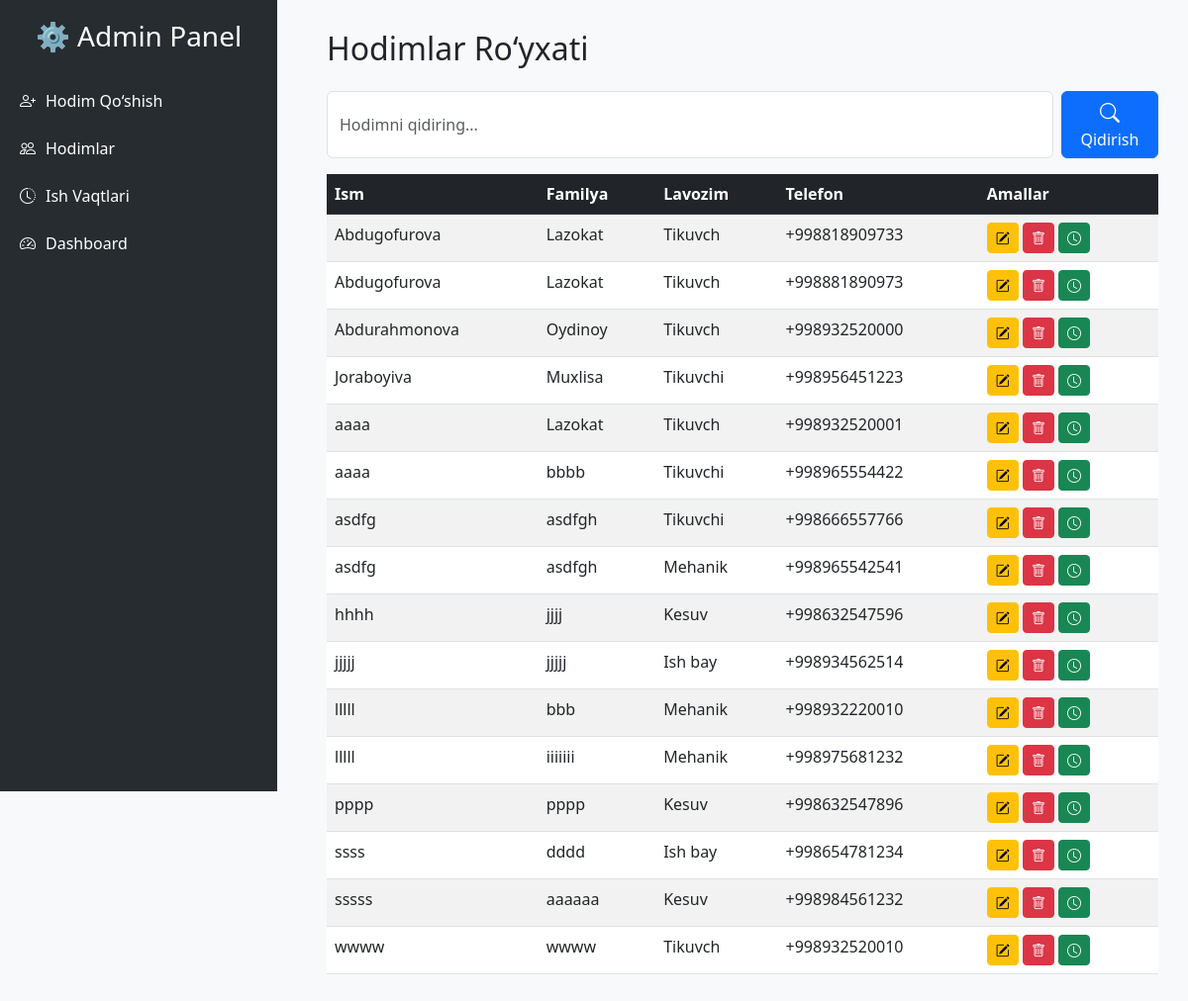
/hodim_list/, run on an earlier commit of the app's database.
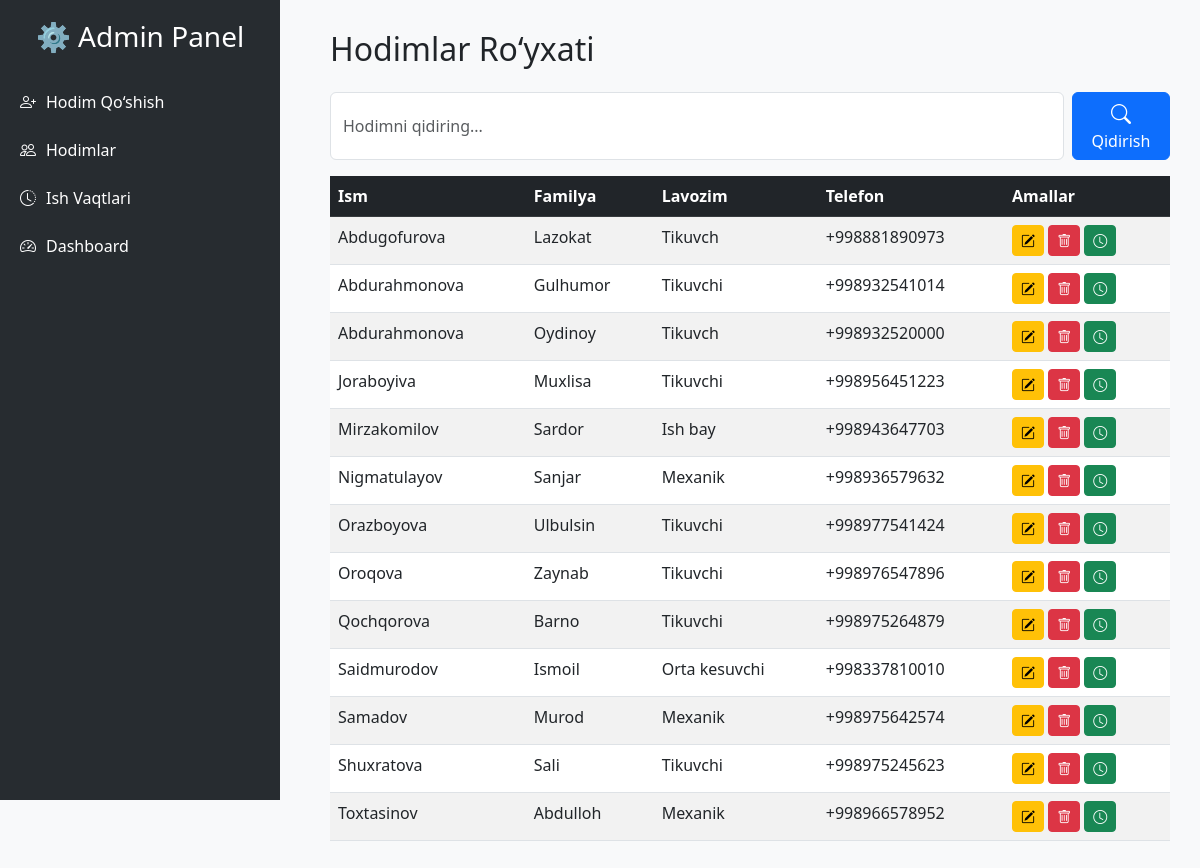
And on a later commit of the database.
### hodimlar/models.py (models this page shows, shortened)
class Hodim(models.Model):
    first_name = models.CharField(
        max_length=50,
        validators=[RegexValidator(r'^[a-zA-Z\s]+$', "Ism faqat harflardan iborat bo'lishi kerak")]
    )
    last_name = models.CharField(
        max_length=50,
        validators=[RegexValidator(r'^[a-zA-Z\s]+$', "Familiya faqat harflardan iborat bo'lishi kerak")]
    )
    phone_number = models.CharField(
        max_length=13,
        unique=True,
        validators=[RegexValidator(r'^\+998\d{9}$', "Telefon raqami +998 formatida va 9 ta raqamdan iborat bo'lishi kerak")]
    )
    lavozim = models.CharField(
        max_length=50,
        choices=LAVOZIMLAR,
        default='Tikuvchi'  # Agar lavozim tanlanmasa, "Tikuvchi" deb belgilaydi
    )
    birth_date = models.DateField(null=True, blank=True)
    is_active = models.BooleanField(default=True)
    joined_at = models.DateTimeField(auto_now_add=True)
    class Meta:
        constraints = [
            models.UniqueConstraint(
                fields=['first_name', 'last_name', 'phone_number'],
                name='unique_hodim'
            )
        ]
        ordering = ['first_name', 'last_name']
        verbose_name = "Hodim"
        verbose_name_plural = "Hodimlar"

### hodimlar/views.py (the view)
# urls.py: path('hodim_list/', views.hodim_list, name='hodim_list'),
def hodim_list(request):
    query = request.GET.get('q', '').strip()
    hodimlar = Hodim.objects.all()
    if query:
        hodimlar = hodimlar.filter(
            Q(first_name__icontains=query) |
            Q(last_name__icontains=query) |
            Q(lavozim__icontains=query)
        )
    context = {
        'hodimlar': hodimlar,
        'query': query
    }
    return render(request, 'hodimlar/hodim_list.html', context)

### hodimlar/templates/hodimlar/hodim_list.html (shortened to what this page needs)
{% extends "admin_base.html" %}
{% block content %}
<h2 class="mb-4">Hodimlar Ro‘yxati</h2>
<form method="GET" class="mb-3 d-flex">
    <input type="text" name="q" placeholder="Hodimni qidiring..." class="form-control me-2" value="{{ query }}">
    <button type="submit" class="btn btn-primary">
        <i class="bi bi-search fs-5"></i> Qidirish
    </button>
</form>
<table class="table table-striped table-hover">
    <thead class="table-dark">
        <tr>
            <th>Ism</th>
            <th>Familya</th>
            <th>Lavozim</th>
            <th>Telefon</th>
            <th>Amallar</th>
        </tr>
    </thead>
    <tbody>
        {% for hodim in hodimlar %}
        <tr>
            <td>{{ hodim.first_name }}</td>
            <td>{{ hodim.last_name }}</td>
            <td>{{ hodim.get_lavozim_display }}</td>
            <td>{{ hodim.phone_number }}</td>
            <td>
                <a href="{% url 'hodimlar:edit_hodim' hodim.id %}" class="btn btn-warning btn-sm">
                    <i class="bi bi-pencil-square"></i>
                </a>
<button type="button" class="btn btn-danger btn-sm" data-bs-toggle="modal" data-bs-target="#deleteModal{{ hodim.id }}">
    <i class="bi bi-trash"></i>
</button>
                <a href="{% url 'hodimlar:add_worklog' hodim.id %}" class="btn btn-success btn-sm">
                    <i class="bi bi-clock"></i>
                </a>
            </td>
        </tr>
        {% empty %}
        <tr>
            <td colspan="5" class="text-center">Hozircha hech qanday hodim yo‘q.</td>
        </tr>
        {% endfor %}
    </tbody>
</table>
{% endblock %}

### hodimlar/templates/admin_base.html (shortened to what this page needs)
<!DOCTYPE html>
<html lang="uz">
<head>
    <link rel="stylesheet" href="https://cdn.jsdelivr.net/npm/bootstrap@5.3.0/dist/css/bootstrap.min.css">
    <link rel="stylesheet" href="https://cdn.jsdelivr.net/npm/bootstrap-icons/font/bootstrap-icons.css">
</head>
<body>
    <div class="sidebar">
        <h3 class="text-center mb-4">⚙️ Admin Panel</h3>
        <a href="{% url 'hodimlar:add_hodim' %}"><i class="bi bi-person-plus"></i> Hodim Qo‘shish</a>
        <a href="{% url 'hodimlar:hodim_list' %}"><i class="bi bi-people"></i> Hodimlar</a>
        <a href="{% url 'hodimlar:worklog_list' %}"><i class="bi bi-clock-history"></i> Ish Vaqtlari</a>
        <a href="{% url 'hodimlar:admin_dashboard' %}"><i class="bi bi-speedometer2"></i> Dashboard</a>
    </div>
    <div class="content">
        {% block content %}{% endblock %}
    </div>
</body>
</html>

### hodimlar/templates/admin_base.html (style rules this page uses)
body { background-color: #f8f9fa; }
.sidebar { height: 100vh; width: 280px; position: fixed; left: 0; top: 0; background: #272c30; padding-top: 20px; color: white; transition: all 0.3s; }
.sidebar a { padding: 12px 20px; text-decoration: none; color: white; display: flex; align-items: center; font-size: 16px; transition: all 0.2s; }
.sidebar a i { margin-right: 10px; }
.content { margin-left: 300px; padding: 30px; transition: all 0.3s; }

What changed in the data, as far as the page shows it:
removed Hodim: first_name "Abdugofurova", last_name "Lazokat", lavozim "Tikuvch", phone_number "+998818909733"
removed Hodim: first_name "aaaa", last_name "Lazokat", lavozim "Tikuvch", phone_number "+998932520001"
removed Hodim: first_name "aaaa", last_name "bbbb", lavozim "Tikuvchi", phone_number "+998965554422"
removed Hodim: first_name "asdfg", last_name "asdfgh", lavozim "Tikuvchi", phone_number "+998666557766"
removed Hodim: first_name "asdfg", last_name "asdfgh", lavozim "Mehanik", phone_number "+998965542541"
removed Hodim: first_name "hhhh", last_name "jjjj", lavozim "Kesuv", phone_number "+998632547596"
removed Hodim: first_name "jjjjj", last_name "jjjjj", lavozim "Ish bay", phone_number "+998934562514"
removed Hodim: first_name "lllll", last_name "bbb", lavozim "Mehanik", phone_number "+998932220010"
removed Hodim: first_name "lllll", last_name "iiiiiii", lavozim "Mehanik", phone_number "+998975681232"
removed Hodim: first_name "pppp", last_name "pppp", lavozim "Kesuv", phone_number "+998632547896"
removed Hodim: first_name "ssss", last_name "dddd", lavozim "Ish bay", phone_number "+998654781234"
removed Hodim: first_name "sssss", last_name "aaaaaa", lavozim "Kesuv", phone_number "+998984561232"
removed Hodim: first_name "wwww", last_name "wwww", lavozim "Tikuvch", phone_number "+998932520010"
added Hodim: first_name "Abdurahmonova", last_name "Gulhumor", lavozim "Tikuvchi", phone_number "+998932541014"
added Hodim: first_name "Mirzakomilov", last_name "Sardor", lavozim "Ish bay", phone_number "+998943647703"
added Hodim: first_name "Nigmatulayov", last_name "Sanjar", lavozim "Mexanik", phone_number "+998936579632"
added Hodim: first_name "Orazboyova", last_name "Ulbulsin", lavozim "Tikuvchi", phone_number "+998977541424"
added Hodim: first_name "Oroqova", last_name "Zaynab", lavozim "Tikuvchi", phone_number "+998976547896"
added Hodim: first_name "Qochqorova", last_name "Barno", lavozim "Tikuvchi", phone_number "+998975264879"
added Hodim: first_name "Saidmurodov", last_name "Ismoil", lavozim "Orta kesuvchi", phone_number "+998337810010"
added Hodim: first_name "Samadov", last_name "Murod", lavozim "Mexanik", phone_number "+998975642574"
added Hodim: first_name "Shuxratova", last_name "Sali", lavozim "Tikuvchi", phone_number "+998975245623"
added Hodim: first_name "Toxtasinov", last_name "Abdulloh", lavozim "Mexanik", phone_number "+998966578952"
